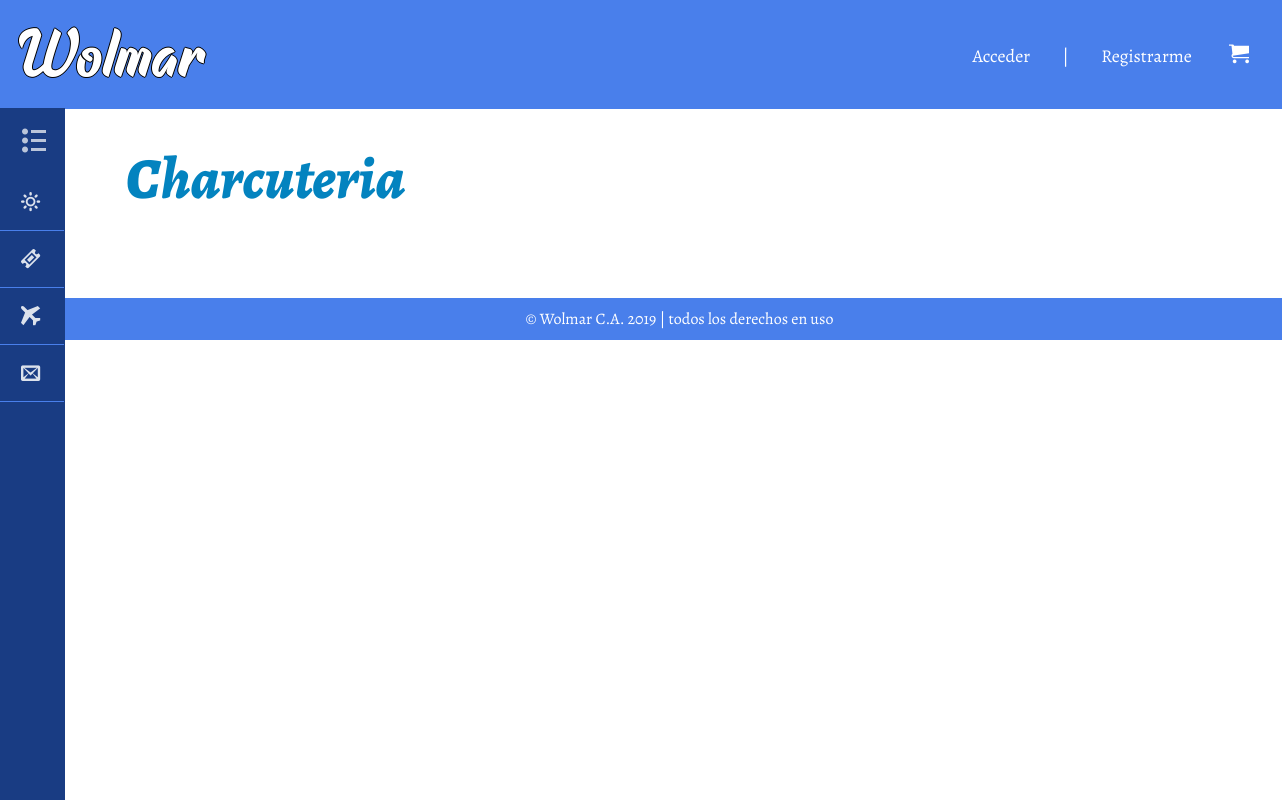
The app's page /productos.php?tipo=Charcuteria, older data.
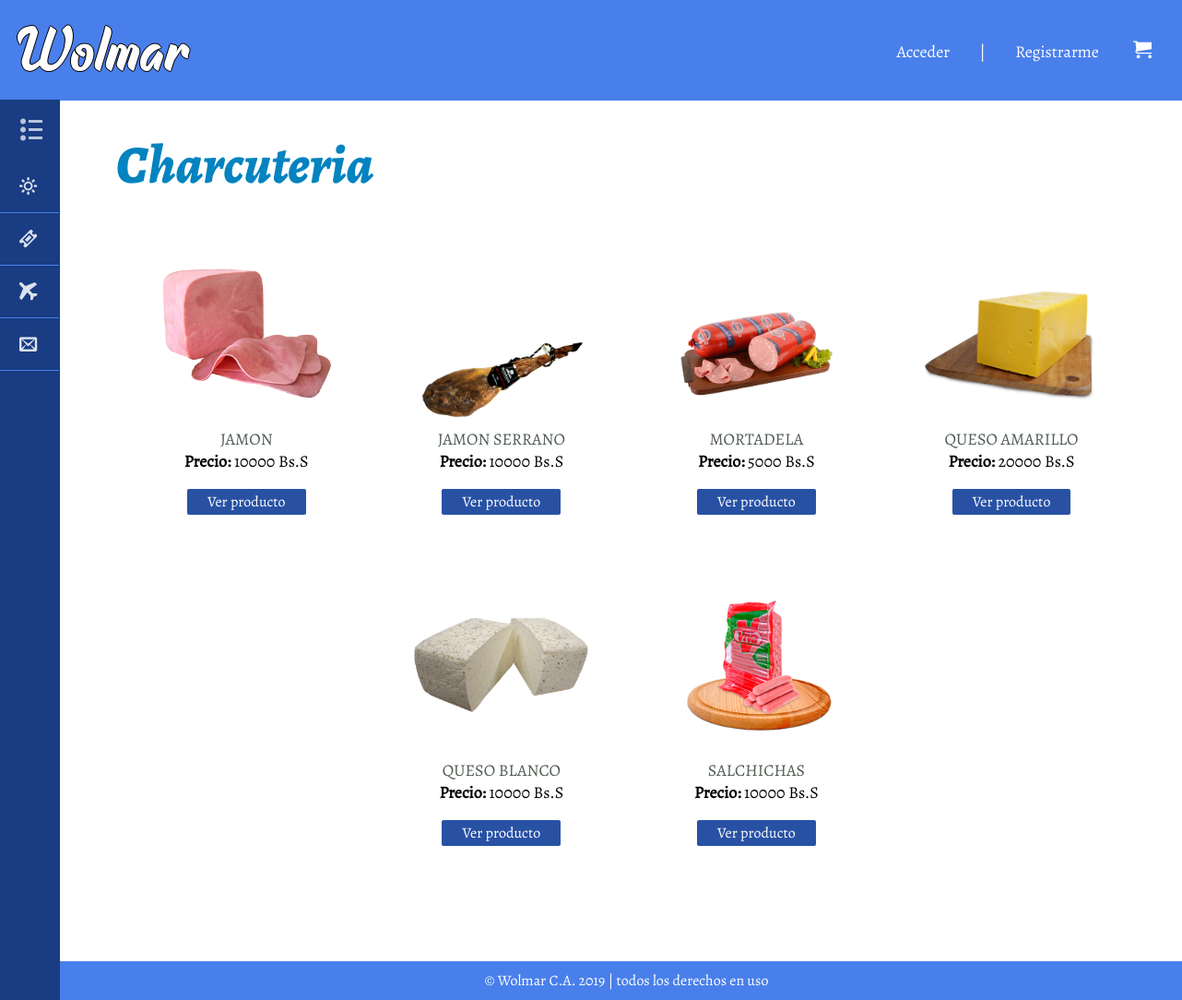
The same page, newer data.
### tables this page shows
CREATE TABLE `producto` (
  `id_producto` int(20) NOT NULL,
  `nombre` varchar(50) NOT NULL,
  `tipo` varchar(20) NOT NULL,
  `imagen` varchar(100) NOT NULL,
  `precio` float NOT NULL
);

### productos.php (the view, shortened to what this page needs)
<?php
include 'connect.php';
$tipo_producto = $_GET['tipo'];
$consulta_cantidad = mysqli_query($conexion,"SELECT * from producto");
$cantidad = mysqli_num_rows($consulta_cantidad);
?>
<!DOCTYPE html>
<html lang="es">
<head>
	<link rel="stylesheet" type="text/css" href="css/productos.css">
	<link rel="stylesheet" type="text/css" href="css/fonts.css">
</head>
<body>
	<header>
		<h1 class="home"><a href="index.php">Wolmar</a></h1>
		<ul class="menuP">
            <?php if (isset($_SESSION['usuario'])): ?>
            <li><span class="icon-user"></span><?php echo $_SESSION['usuario']?></li>
            <li>|</li>
            <li><a href ="desconexion.php"><span class="icon-exit"></span>Cerrar Sesion<?php ?></a></li>
			<li>|</li>
            <li id="carrito"><a href="carro.php" class="icon-cart"></a></li>
            <?php else: ?>
            <li><a href="login.html">Acceder</a></li>
			<li>|</li>
			<li><a href="Registro.html">Registrarme</a></li>
            <li id="carrito"><a href="login.php" class="icon-cart"></a></li>
            <?php endif; ?>
		</ul>
		<nav>
				<div class="menu-bar">
					<h2><span class="icon-list2"></span>MENÚ</h2>
				</div>
			<ul class="menu">
				<li class="supermercado">
					<a href="#"><span class="icon-sun"></span>Supermercado<span class="icon-circle-down"></span></a>
				</li>
				<li>
					<a href="#"><span class="icon-ticket"></span>Ofertas</a>
				</li>
				<li>
					<a href="#"><span class="icon-airplane"></span>Importado</a>
				</li>
				<li>
					<a href="contacto.php"><span class="icon-envelop"></span>Contáctanos</a>
				</li>
			</ul>
		</nav>
	</header>
	<section class="main">
	<div class="contenido">
		<?php echo "<h2>$tipo_producto</h2>";?>
			<div class="productos">
			<?php
				for($i = 1; $i < $cantidad+1; $i++){
		    		$consulta = mysqli_query($conexion, "SELECT * FROM producto WHERE id_producto = '$i' /*AND tipo = '$tipo_producto'*/");
		    		$atributo = mysqli_fetch_array($consulta);
		    		$imagen = $atributo ['imagen'];
					   if($atributo ['tipo'] == $tipo_producto){
		    		$nombre = $atributo ['nombre'];
		    		$precio = $atributo ['precio'];
		    		echo "<div class= 'producto'>
						<a href='detalles.php?id_producto=$i'>
							<img src='$imagen'></a><br>
						<span class='nombre'><a href='detalles.php?id_producto=$i'>
							$nombre</a></span><br>
						<span><strong>Precio: </strong>$precio Bs.S</span><br>
						<a href='detalles.php?id_producto=$i' class='ver'>Ver producto</a><br>
						</div>";
					   }
				}
			?>
			</div>
		</div>
	</section>
	<footer>
		<p>© Wolmar C.A. 2019 | todos los derechos en uso</p>
	</footer>
</body>
</html>

### css/productos.css (style rules this page uses)
* { margin: 0; padding: 0; }
body { font-family: 'Alegreya'; overflow-x: hidden; }
header { position: fixed; top: 0; width: 100%; background: #497FEB; color: #fff; }
header h1 { font-family: 'Raphtalia'; font-weight: lighter; font-size: 70px; display: inline-block; text-align: left; margin: 10px; text-shadow: 1px 0 0 #000, -1px 0 0 #000, 0 1px 0 #000, 0 -1px 0 #000; }
header .menuP { display: inline-block; margin-top: 22px; float: right; }
header .menuP li { display: inline-block; margin: 20px 10px; font-size: 18px; }
header .menuP a, h1 a { padding: 9px; color: #fff; text-decoration: none; }
header span { margin-right: 28px; margin-left: 6px; }
header li#carrito { margin-right: 24px; margin-left: 6px; font-size: 20px; }
.menu-bar { cursor: pointer; padding: 16px; color: #fff; opacity: .7; }
header nav { font-family: 'BreeSerif'; position: fixed; width: 64px; height: 100%; background:#193C83; outline: 1px solid #193C83; transition: all .3s; overflow-x: hidden; overflow-y: auto; }
header ul { list-style: none; }
header nav > ul { padding-bottom: 120px; }
header nav li { border-bottom: 1px solid #497FEB; transition: all .3s; }
header nav a { padding: 15px; display: block; color: #fff; opacity: .85; font-size: 1.2em; text-decoration: none; position: relative; }
div.contenido { width: 93%; margin-top: 109px; margin-left: 66px; padding: 30px 20px; }
div.contenido h2 { font-family: "Alegreya-ExtraBoldItalic"; font-size: 58px; font-weight: lighter; margin-bottom: 26px; padding: 0 40px; color: #0383BF; }
div.productos { box-sizing: border-box; text-align: center; margin-bottom: 50px; }
div.producto { display: inline-block; text-align: center; margin: 20px 30px; font-size: 18px; width: 18%; border: 1px solid rgba(255,255,255,0); }
div.producto img { width: 90%; }
div.producto .nombre { text-transform: uppercase; }
div.producto a { color: #4F5B51; padding: 9px; text-decoration: none; }
div.producto a.ver { background-color: #2851A4; color: #fff; font-size: 16px; display: block; margin: 0 auto; margin-top: 18px; width: 60%; border-radius: 2px; padding: 3px 0; }
footer { background: #497FEB; color:#fff; z-index: 0; width: 106%; padding: 10px 0; text-align: center; }

Row changes from the older to the newer data that the page shows:
added producto: imagen (picture), nombre "JAMON", precio "10000"
added producto: imagen (picture), nombre "JAMON SERRANO", precio "10000"
added producto: imagen (picture), nombre "MORTADELA", precio "5000"
added producto: imagen (picture), nombre "QUESO AMARILLO", precio "20000"
added producto: imagen (picture), nombre "QUESO BLANCO", precio "10000"
added producto: imagen (picture), nombre "SALCHICHAS", precio "10000"
